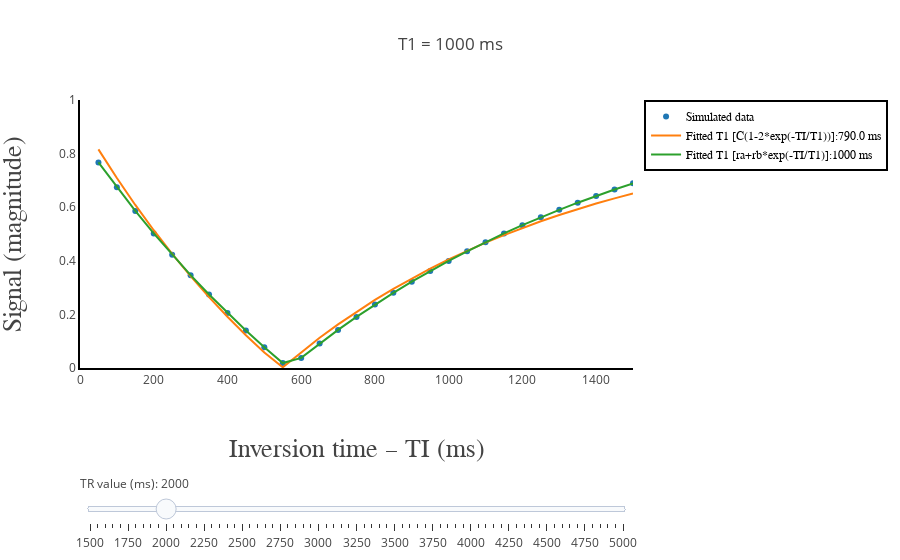

The code cell stored with this chart in its notebook:
### Code cell
init_notebook_mode(connected=True)

data1 = [dict(
        visible = False,
        mode = 'markers',
        x = params["TI"],
        y = abs(np.squeeze(np.asarray(Mz_analytical[ii]))),
        name = 'Simulated data') for ii in range(len(TR))]

data1[10]['visible'] = True

data2 = [dict(
        visible = False,
        mode = 'lines',
        x = params["TI"],
        y = abs(fitOutput_nlsq[ii,0] * (1 - 2*np.exp(-params['TI']/fitOutput_nlsq[ii,1]))),
        name = 'Fitted T1 [C(1-2*exp(-TI/T1))]:' + str(round(fitOutput_nlsq[ii,1])) + ' ms') for ii in range(len(TR))]

data2[10]['visible'] = True

data3 = [dict(
        visible = False,
        mode = 'lines',
        x = params["TI"],
        y = abs((fitOutput_barral[ii]['ra']+fitOutput_barral[ii]['rb']*np.exp(-params['TI']/fitOutput_barral[ii]['T1']))),
        name = 'Fitted T1 [ra+rb*exp(-TI/T1)]:' + str(round(fitOutput_barral[ii]['T1'])) + ' ms') for ii in range(len(TR))]

data3[10]['visible'] = True



data = data1 + data2 + data3

steps = []
for i in range(len(TR)):
    step = dict(
        method = 'restyle',  
        args = ['visible', [False] * len(data1)],
        label = str(TR[i])
        )
    step['args'][1][i] = True # Toggle i'th trace to "visible"
    steps.append(step)

sliders = [dict(
    x = 0,
    y = -0.2,
    active = 10,
    currentvalue = {"prefix": "TR value (ms): "},
    pad = {"t": 50},
    steps = steps
)]

layout = go.Layout(
    title='T1 = 1000 ms',
    xaxis=dict(
        autorange=False,
        range=[0, params['TI'][-1]],
        title='Inversion time – TI (ms)',
        titlefont=dict(
            family='Times New Roman',
            size=26
        ),
        showgrid=False,
        linecolor='black',
        linewidth=2
    ),
    yaxis=dict(
        autorange=False,
        range=[0, 1],
        title='Signal (magnitude)',
        titlefont=dict(
            family='Times New Roman',
            size=26
        ),
        showgrid=False,
        linecolor='black',
        linewidth=2
    ),
    legend=dict(
        traceorder='normal',
        font=dict(
            family='Times New Roman',
            size=12,
            color='#000'
        ),
        bordercolor='#000000',
        borderwidth=2
    ), 
    sliders=sliders
)

fig = dict(data=data, layout=layout)

iplot(fig, filename = 'basic-line', config = config)
